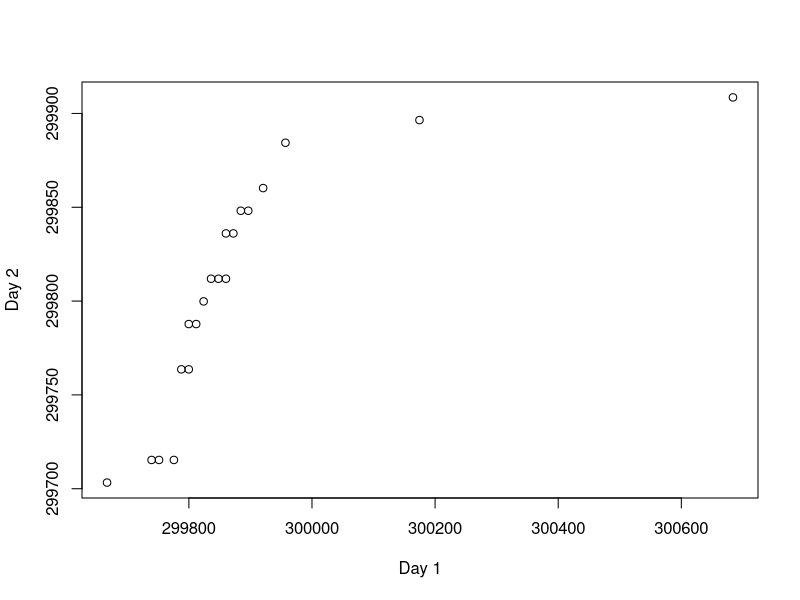
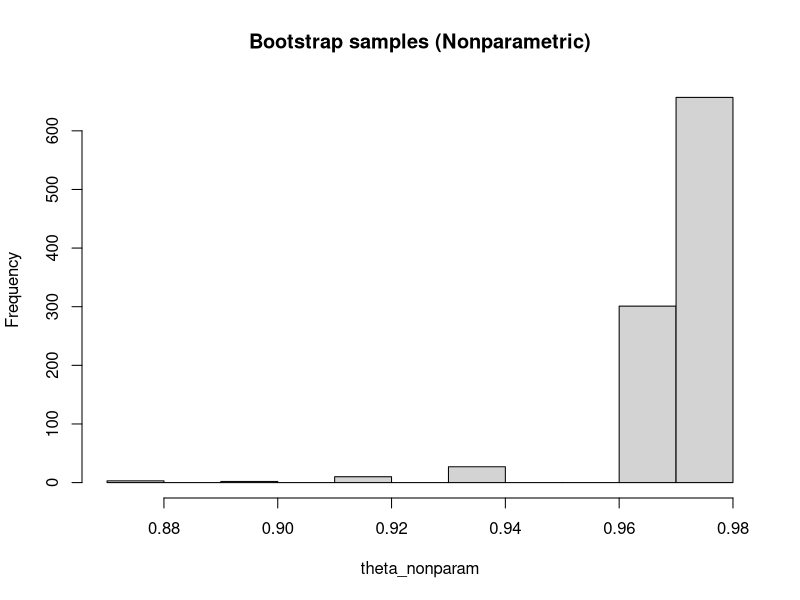
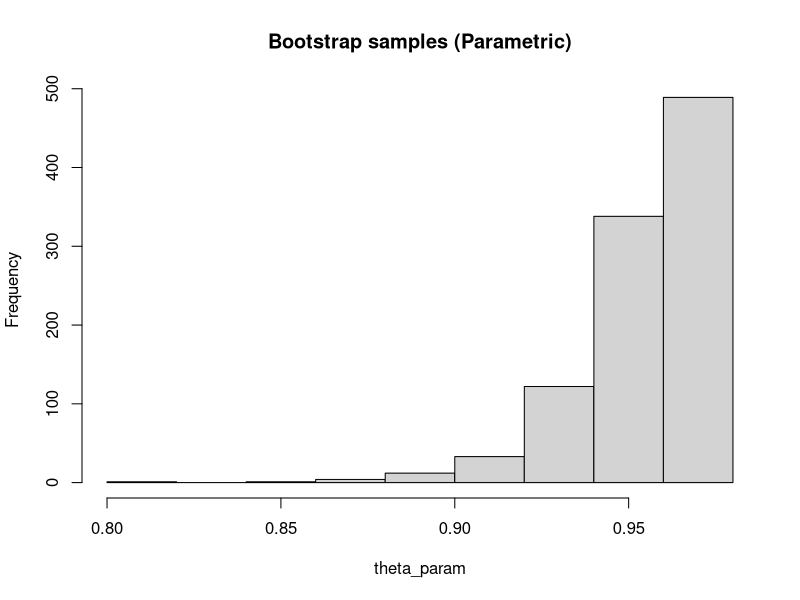

Here is the R script that generated these plots, in order:
## Question 3

dat <- read.table("newcomb.dat", header = TRUE)

for (i in 1:3) {
  m <- mean(dat$speed[dat$day == i])
  se <- sd(dat$speed[dat$day == i])
  cat(sprintf("0.99 interval for day %d = [%.2f, %.2f]\n", i, m - 3 * se, m + 3 * se))
}

x11(); qqplot(dat$speed[dat$day == 1], dat$speed[dat$day == 2], xlab = "Day 1", ylab = "Day 2")

m <- mean(dat$speed)
se <- sd(dat$speed)
cat(sprintf("0.99 interval, pooled days = [%.2f, %.2f]\n", m - 3 * se, m + 3 * se))

## Question 6

num_trials <- 1000
n <- 10000
mu_hats <- rep(0, n)
alpha <- 0.05
coverage <- 0
sd_true <- 1

for (i in seq_len(num_trials)) {
  x <- rnorm(n) * sd_true - 1
  mu_hats[i] <- max(0, mean(x))
  l_hat <- mu_hats[i] + qnorm(alpha / 2) * sd_true / sqrt(n)
  u_hat <- mu_hats[i] + qnorm(1 - alpha / 2) * sd_true / sqrt(n)
  cat(sprintf("0.95 confidence interval: [%.2f, %.2f]\n", l_hat, u_hat))
  if (l_hat <= -1 && u_hat >= -1) coverage <- coverage + 1
}

coverage <- coverage / num_trials
cat(sprintf("Coverage of interval: %.2f\n", coverage))

## Question 7

num_problems <- 10000
n <- 1000
h0_holds <- rep(0, num_problems)
passed <- rep(0, num_problems)
covered <- rep(0, num_problems)
alpha <- 0.05

for (i in seq_len(num_problems)) {
  mu <- runif(1) * 2 - 1
  if (mu <= 0) h0_holds[i] <- 1
  x <- rnorm(n, mu, 1)
  p <- pnorm(mean(x) * sqrt(n), 0, 1, lower.tail = FALSE)
  if (p < alpha) {
    passed[i] <- 1
  }
  x_hat <- max(0, mean(x)) # The "informed" estimator
  l_hat <- x_hat + qnorm(alpha / 2) / sqrt(n)
  u_hat <- x_hat + qnorm(1 - alpha / 2) / sqrt(n)
  if (l_hat <= mu && u_hat >= mu) {
    covered[i] <- 1
  }
}

cat(sprintf("Coverage without testing: %.2f\n", mean(covered)))
cat(sprintf("Coverage after testing: %.2f\n", mean(covered[passed == 1])))

## Question 8

alpha <- 0.05

dat <- read.table("placebo.dat", header = TRUE)
n <- nrow(dat)
z <- dat$old - dat$placebo
y <- dat$new - dat$old

theta_hat <- mean(y) / mean(z)
cat(sprintf("Theta hat = %.2f\n", theta_hat))

B <- 1000
theta <- rep(0, B)

for (b in seq_len(B)) {
  dat_b <- sample(n, n, replace = TRUE)
  y_b <- y[dat_b]
  z_b <- z[dat_b]
  theta[b] <- mean(y_b) / mean(z_b)
}
theta <- sort(theta)

cat(sprintf("Bootstrap s.e. estimation = %.2f\n", sd(theta)))
cat(sprintf("Normal-based 0.95 CI = [%.2f, %.2f]\n", theta_hat + qnorm(alpha / 2) * sd(theta), theta_hat + qnorm(1 - alpha / 2) * sd(theta)))
cat(sprintf("Pivotal 0.95 CI = [%.2f, %.2f]\n", 2 * theta_hat - theta[round(B * (1 - alpha / 2))], 2 * theta_hat - theta[round(B * alpha / 2)]))
cat(sprintf("Percentile  0.95 CI = [%.2f, %.2f]\n", theta[round(B * (alpha / 2))], theta[round(B * (1 - alpha / 2))]))

## Question 10

n <- 50
x <- runif(n)

theta_hat <- max(x)

B <- 1000

# Parametric

theta_param <- rep(0, B)
for (b in seq_len(B)) {
  fake_x <- runif(n) * theta_hat
  theta_param[b] <- max(fake_x)
}

# Nonparametric

theta_nonparam <- rep(0, B)
for (b in seq_len(B)) {
  dat_b <- sample(n, n, replace = TRUE)
  theta_nonparam[b] <- max(x[dat_b])
}

x11(); hist(theta_nonparam, main = "Bootstrap samples (Nonparametric)")
x11(); hist(theta_param, main = "Bootstrap samples (Parametric)")

